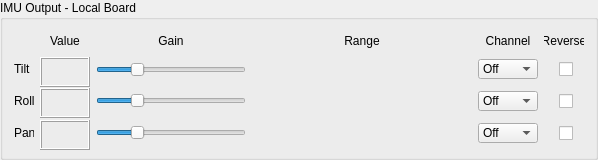
     <widget class="QGroupBox" name="groupBox">
      <property name="sizePolicy">
       <sizepolicy hsizetype="Preferred" vsizetype="Maximum">
        <horstretch>0</horstretch>
        <verstretch>0</verstretch>
       </sizepolicy>
      </property>
      <property name="minimumSize">
       <size>
        <width>0</width>
        <height>160</height>
       </size>
      </property>
      <property name="maximumSize">
       <size>
        <width>16777215</width>
        <height>160</height>
       </size>
      </property>
      <property name="title">
       <string>IMU Output - Local Board</string>
      </property>
      <layout class="QGridLayout" name="gridLayout_5">
       <item row="2" column="1">
        <widget class="QLabel" name="lblTiltValue">
         <property name="minimumSize">
          <size>
           <width>50</width>
           <height>30</height>
          </size>
         </property>
         <property name="maximumSize">
          <size>
           <width>50</width>
           <height>30</height>
          </size>
         </property>
         <property name="font">
          <font>
           <bold>true</bold>
          </font>
         </property>
         <property name="toolTip">
          <string>&lt;html&gt;&lt;head/&gt;&lt;body&gt;&lt;p&gt;&lt;span style=&quot; font-weight:400;&quot;&gt;Actual values from the board&lt;/span&gt;&lt;/p&gt;&lt;/body&gt;&lt;/html&gt;</string>
         </property>
         <property name="autoFillBackground">
          <bool>false</bool>
         </property>
         <property name="frameShape">
          <enum>QFrame::Shape::Box</enum>
         </property>
         <property name="frameShadow">
          <enum>QFrame::Shadow::Raised</enum>
         </property>
         <property name="text">
          <string/>
         </property>
         <property name="alignment">
          <set>Qt::AlignmentFlag::AlignCenter</set>
         </property>
        </widget>
       </item>
       <item row="3" column="3" colspan="2">
        <widget class="ServoMinMax" name="servoRoll" native="true">
         <property name="sizePolicy">
          <sizepolicy hsizetype="MinimumExpanding" vsizetype="Preferred">
           <horstretch>2</horstretch>
           <verstretch>0</verstretch>
          </sizepolicy>
         </property>
         <property name="minimumSize">
          <size>
           <width>150</width>
           <height>30</height>
          </size>
         </property>
         <property name="maximumSize">
          <size>
           <width>16777215</width>
           <height>30</height>
          </size>
         </property>
         <property name="toolTip">
          <string>&lt;html&gt;&lt;head/&gt;&lt;body&gt;&lt;p&gt;Adjusts your servos center and min/max range here&lt;/p&gt;&lt;/body&gt;&lt;/html&gt;</string>
         </property>
        </widget>
       </item>
       <item row="2" column="5">
        <widget class="QComboBox" name="cmbtiltchn">
         <property name="minimumSize">
          <size>
           <width>60</width>
           <height>20</height>
          </size>
         </property>
         <property name="maximumSize">
          <size>
           <width>60</width>
           <height>20</height>
          </size>
         </property>
         <property name="toolTip">
          <string>&lt;html&gt;&lt;head/&gt;&lt;body&gt;&lt;p&gt;Sets the output channel you want tilt on&lt;/p&gt;&lt;/body&gt;&lt;/html&gt;</string>
         </property>
         <item>
          <property name="text">
           <string>Off</string>
          </property>
         </item>
         <item>
          <property name="text">
           <string>1</string>
          </property>
         </item>
         <item>
          <property name="text">
           <string>2</string>
          </property>
         </item>
         <item>
          <property name="text">
           <string>3</string>
          </property>
         </item>
         <item>
          <property name="text">
           <string>4</string>
          </property>
         </item>
         <item>
          <property name="text">
           <string>5</string>
          </property>
         </item>
         <item>
          <property name="text">
           <string>6</string>
          </property>
         </item>
         <item>
          <property name="text">
           <string>7</string>
          </property>
         </item>
         <item>
          <property name="text">
           <string>8</string>
          </property>
         </item>
         <item>
          <property name="text">
           <string>9</string>
          </property>
         </item>
         <item>
          <property name="text">
           <string>10</string>
          </property>
         </item>
         <item>
          <property name="text">
           <string>11</string>
          </property>
         </item>
         <item>
          <property name="text">
           <string>12</string>
          </property>
         </item>
         <item>
          <property name="text">
           <string>13</string>
          </property>
         </item>
         <item>
          <property name="text">
           <string>14</string>
          </property>
         </item>
         <item>
          <property name="text">
           <string>15</string>
          </property>
         </item>
         <item>
          <property name="text">
           <string>16</string>
          </property>
         </item>
        </widget>
       </item>
       <item row="0" column="5">
        <widget class="QLabel" name="label_11">
         <property name="minimumSize">
          <size>
           <width>60</width>
           <height>20</height>
          </size>
         </property>
         <property name="maximumSize">
          <size>
           <width>60</width>
           <height>20</height>
          </size>
         </property>
         <property name="layoutDirection">
          <enum>Qt::LayoutDirection::LeftToRight</enum>
         </property>
         <property name="text">
          <string>Channel</string>
         </property>
         <property name="alignment">
          <set>Qt::AlignmentFlag::AlignCenter</set>
         </property>
        </widget>
       </item>
       <item row="3" column="5">
        <widget class="QComboBox" name="cmbrllchn">
         <property name="minimumSize">
          <size>
           <width>60</width>
           <height>20</height>
          </size>
         </property>
         <property name="maximumSize">
          <size>
           <width>60</width>
           <height>20</height>
          </size>
         </property>
         <property name="toolTip">
          <string>&lt;html&gt;&lt;head/&gt;&lt;body&gt;&lt;p&gt;Sets the output channel you want roll on&lt;/p&gt;&lt;/body&gt;&lt;/html&gt;</string>
         </property>
         <item>
          <property name="text">
           <string>Off</string>
          </property>
         </item>
         <item>
          <property name="text">
           <string>1</string>
          </property>
         </item>
         <item>
          <property name="text">
           <string>2</string>
          </property>
         </item>
         <item>
          <property name="text">
           <string>3</string>
          </property>
         </item>
         <item>
          <property name="text">
           <string>4</string>
          </property>
         </item>
         <item>
          <property name="text">
           <string>5</string>
          </property>
         </item>
         <item>
          <property name="text">
           <string>6</string>
          </property>
         </item>
         <item>
          <property name="text">
           <string>7</string>
          </property>
         </item>
         <item>
          <property name="text">
           <string>8</string>
          </property>
         </item>
         <item>
          <property name="text">
           <string>9</string>
          </property>
         </item>
         <item>
          <property name="text">
           <string>10</string>
          </property>
         </item>
         <item>
          <property name="text">
           <string>11</string>
          </property>
         </item>
         <item>
          <property name="text">
           <string>12</string>
          </property>
         </item>
         <item>
          <property name="text">
           <string>13</string>
          </property>
         </item>
         <item>
          <property name="text">
           <string>14</string>
          </property>
         </item>
         <item>
          <property name="text">
           <string>15</string>
          </property>
         </item>
         <item>
          <property name="text">
           <string>16</string>
          </property>
         </item>
        </widget>
       </item>
       <item row="4" column="3" colspan="2">
        <widget class="ServoMinMax" name="servoPan" native="true">
         <property name="sizePolicy">
          <sizepolicy hsizetype="MinimumExpanding" vsizetype="Preferred">
           <horstretch>2</horstretch>
           <verstretch>0</verstretch>
          </sizepolicy>
         </property>
         <property name="minimumSize">
          <size>
           <width>150</width>
           <height>30</height>
          </size>
         </property>
         <property name="maximumSize">
          <size>
           <width>16777215</width>
           <height>30</height>
          </size>
         </property>
         <property name="toolTip">
          <string>&lt;html&gt;&lt;head/&gt;&lt;body&gt;&lt;p&gt;Adjusts your servos center and min/max range here&lt;/p&gt;&lt;/body&gt;&lt;/html&gt;</string>
         </property>
        </widget>
       </item>
       <item row="0" column="3" colspan="2">
        <widget class="QLabel" name="lblRange">
         <property name="sizePolicy">
          <sizepolicy hsizetype="MinimumExpanding" vsizetype="Preferred">
           <horstretch>2</horstretch>
           <verstretch>0</verstretch>
          </sizepolicy>
         </property>
         <property name="minimumSize">
          <size>
           <width>220</width>
           <height>20</height>
          </size>
         </property>
         <property name="maximumSize">
          <size>
           <width>16777215</width>
           <height>20</height>
          </size>
         </property>
         <property name="text">
          <string>Range</string>
         </property>
         <property name="alignment">
          <set>Qt::AlignmentFlag::AlignCenter</set>
         </property>
        </widget>
       </item>
       <item row="2" column="0">
        <widget class="QLabel" name="label_17">
         <property name="sizePolicy">
          <sizepolicy hsizetype="Maximum" vsizetype="Preferred">
           <horstretch>0</horstretch>
           <verstretch>0</verstretch>
          </sizepolicy>
         </property>
         <property name="minimumSize">
          <size>
           <width>20</width>
           <height>20</height>
          </size>
         </property>
         <property name="maximumSize">
          <size>
           <width>20</width>
           <height>20</height>
          </size>
         </property>
         <property name="text">
          <string>Tilt</string>
         </property>
        </widget>
       </item>
       <item row="3" column="0">
        <widget class="QLabel" name="label_18">
         <property name="sizePolicy">
          <sizepolicy hsizetype="Maximum" vsizetype="Preferred">
           <horstretch>0</horstretch>
           <verstretch>0</verstretch>
          </sizepolicy>
         </property>
         <property name="minimumSize">
          <size>
           <width>20</width>
           <height>20</height>
          </size>
         </property>
         <property name="maximumSize">
          <size>
           <width>20</width>
           <height>20</height>
          </size>
         </property>
         <property name="text">
          <string>Roll</string>
         </property>
        </widget>
       </item>
       <item row="3" column="1">
        <widget class="QLabel" name="lblRollValue">
         <property name="minimumSize">
          <size>
           <width>50</width>
           <height>30</height>
          </size>
         </property>
         <property name="maximumSize">
          <size>
           <width>50</width>
           <height>30</height>
          </size>
         </property>
         <property name="font">
          <font>
           <bold>true</bold>
          </font>
         </property>
         <property name="toolTip">
          <string>&lt;html&gt;&lt;head/&gt;&lt;body&gt;&lt;p&gt;&lt;span style=&quot; font-weight:400;&quot;&gt;Actual values from the board&lt;/span&gt;&lt;/p&gt;&lt;/body&gt;&lt;/html&gt;</string>
         </property>
         <property name="autoFillBackground">
          <bool>false</bool>
         </property>
         <property name="frameShape">
          <enum>QFrame::Shape::Box</enum>
         </property>
         <property name="frameShadow">
          <enum>QFrame::Shadow::Raised</enum>
         </property>
         <property name="text">
          <string/>
         </property>
         <property name="alignment">
          <set>Qt::AlignmentFlag::AlignCenter</set>
         </property>
        </widget>
       </item>
       <item row="4" column="0">
        <widget class="QLabel" name="label_19">
         <property name="sizePolicy">
          <sizepolicy hsizetype="Maximum" vsizetype="Preferred">
           <horstretch>0</horstretch>
           <verstretch>0</verstretch>
          </sizepolicy>
         </property>
         <property name="minimumSize">
          <size>
           <width>20</width>
           <height>20</height>
          </size>
         </property>
         <property name="maximumSize">
          <size>
           <width>20</width>
           <height>20</height>
          </size>
         </property>
         <property name="text">
          <string>Pan</string>
         </property>
        </widget>
       </item>
       <item row="0" column="6">
        <widget class="QLabel" name="label_12">
         <property name="sizePolicy">
          <sizepolicy hsizetype="Minimum" vsizetype="Preferred">
           <horstretch>0</horstretch>
           <verstretch>0</verstretch>
          </sizepolicy>
         </property>
         <property name="minimumSize">
          <size>
           <width>40</width>
           <height>20</height>
          </size>
         </property>
         <property name="maximumSize">
          <size>
           <width>40</width>
           <height>20</height>
          </size>
         </property>
         <property name="styleSheet">
          <string notr="true"/>
         </property>
         <property name="text">
          <string>Reverse</string>
         </property>
         <property name="alignment">
          <set>Qt::AlignmentFlag::AlignCenter</set>
         </property>
        </widget>
       </item>
       <item row="3" column="2">
        <widget class="GainSlider" name="rll_gain">
         <property name="sizePolicy">
          <sizepolicy hsizetype="MinimumExpanding" vsizetype="Fixed">
           <horstretch>2</horstretch>
           <verstretch>0</verstretch>
          </sizepolicy>
         </property>
         <property name="minimumSize">
          <size>
           <width>150</width>
           <height>0</height>
          </size>
         </property>
         <property name="toolTip">
          <string>&lt;html&gt;&lt;head/&gt;&lt;body&gt;&lt;p&gt;Adjusts the sensitivity of the servo output&lt;/p&gt;&lt;/body&gt;&lt;/html&gt;</string>
         </property>
         <property name="minimum">
          <number>0</number>
         </property>
         <property name="maximum">
          <number>1000</number>
         </property>
         <property name="value">
          <number>250</number>
         </property>
         <property name="tracking">
          <bool>true</bool>
         </property>
         <property name="orientation">
          <enum>Qt::Orientation::Horizontal</enum>
         </property>
         <property name="invertedAppearance">
          <bool>false</bool>
         </property>
         <property name="tickPosition">
          <enum>QSlider::TickPosition::NoTicks</enum>
         </property>
         <property name="tickInterval">
          <number>0</number>
         </property>
        </widget>
       </item>
       <item row="4" column="5">
        <widget class="QComboBox" name="cmbpanchn">
         <property name="minimumSize">
          <size>
           <width>60</width>
           <height>20</height>
          </size>
         </property>
         <property name="maximumSize">
          <size>
           <width>60</width>
           <height>20</height>
          </size>
         </property>
         <property name="toolTip">
          <string>&lt;html&gt;&lt;head/&gt;&lt;body&gt;&lt;p&gt;Sets the output channel you want pan on&lt;/p&gt;&lt;/body&gt;&lt;/html&gt;</string>
         </property>
         <item>
          <property name="text">
           <string>Off</string>
          </property>
         </item>
         <item>
          <property name="text">
           <string>1</string>
          </property>
         </item>
         <item>
          <property name="text">
           <string>2</string>
          </property>
         </item>
         <item>
          <property name="text">
           <string>3</string>
          </property>
         </item>
         <item>
          <property name="text">
           <string>4</string>
          </property>
         </item>
         <item>
          <property name="text">
           <string>5</string>
          </property>
         </item>
         <item>
          <property name="text">
           <string>6</string>
          </property>
         </item>
         <item>
          <property name="text">
           <string>7</string>
          </property>
         </item>
         <item>
          <property name="text">
           <string>8</string>
          </property>
         </item>
         <item>
          <property name="text">
           <string>9</string>
          </property>
         </item>
         <item>
          <property name="text">
           <string>10</string>
          </property>
         </item>
         <item>
          <property name="text">
           <string>11</string>
          </property>
         </item>
         <item>
          <property name="text">
           <string>12</string>
          </property>
         </item>
         <item>
          <property name="text">
           <string>13</string>
          </property>
         </item>
         <item>
          <property name="text">
           <string>14</string>
          </property>
         </item>
         <item>
          <property name="text">
           <string>15</string>
          </property>
         </item>
         <item>
          <property name="text">
           <string>16</string>
          </property>
         </item>
        </widget>
       </item>
       <item row="3" column="6">
        <widget class="QCheckBox" name="chkrllrev">
         <property name="sizePolicy">
          <sizepolicy hsizetype="Maximum" vsizetype="Fixed">
           <horstretch>0</horstretch>
           <verstretch>0</verstretch>
          </sizepolicy>
         </property>
         <property name="minimumSize">
          <size>
           <width>40</width>
           <height>20</height>
          </size>
         </property>
         <property name="maximumSize">
          <size>
           <width>40</width>
           <height>20</height>
          </size>
         </property>
         <property name="toolTip">
          <string>&lt;html&gt;&lt;head/&gt;&lt;body&gt;&lt;p&gt;These will reverse your servo output&lt;/p&gt;&lt;/body&gt;&lt;/html&gt;</string>
         </property>
         <property name="layoutDirection">
          <enum>Qt::LayoutDirection::LeftToRight</enum>
         </property>
         <property name="autoFillBackground">
          <bool>false</bool>
         </property>
         <property name="styleSheet">
          <string notr="true">margin-left:15%;</string>
         </property>
         <property name="text">
          <string/>
         </property>
        </widget>
       </item>
       <item row="2" column="3" colspan="2">
        <widget class="ServoMinMax" name="servoTilt" native="true">
         <property name="sizePolicy">
          <sizepolicy hsizetype="MinimumExpanding" vsizetype="Preferred">
           <horstretch>2</horstretch>
           <verstretch>0</verstretch>
          </sizepolicy>
         </property>
         <property name="minimumSize">
          <size>
           <width>150</width>
           <height>30</height>
          </size>
         </property>
         <property name="maximumSize">
          <size>
           <width>16777215</width>
           <height>30</height>
          </size>
         </property>
         <property name="toolTip">
          <string>&lt;html&gt;&lt;head/&gt;&lt;body&gt;&lt;p&gt;Adjusts your servos center and min/max range here&lt;/p&gt;&lt;/body&gt;&lt;/html&gt;</string>
         </property>
        </widget>
       </item>
       <item row="4" column="2">
        <widget class="GainSlider" name="pan_gain">
         <property name="sizePolicy">
          <sizepolicy hsizetype="MinimumExpanding" vsizetype="Fixed">
           <horstretch>2</horstretch>
           <verstretch>0</verstretch>
          </sizepolicy>
         </property>
         <property name="minimumSize">
          <size>
           <width>150</width>
           <height>0</height>
          </size>
         </property>
         <property name="toolTip">
          <string>&lt;html&gt;&lt;head/&gt;&lt;body&gt;&lt;p&gt;Adjusts the sensitivity of the servo output&lt;/p&gt;&lt;/body&gt;&lt;/html&gt;</string>
         </property>
         <property name="minimum">
          <number>0</number>
         </property>
         <property name="maximum">
          <number>1000</number>
         </property>
         <property name="value">
          <number>250</number>
         </property>
         <property name="tracking">
          <bool>true</bool>
         </property>
         <property name="orientation">
          <enum>Qt::Orientation::Horizontal</enum>
         </property>
         <property name="invertedAppearance">
          <bool>false</bool>
         </property>
         <property name="tickPosition">
          <enum>QSlider::TickPosition::NoTicks</enum>
         </property>
         <property name="tickInterval">
          <number>0</number>
         </property>
        </widget>
       </item>
       <item row="4" column="1">
        <widget class="QLabel" name="lblPanValue">
         <property name="minimumSize">
          <size>
           <width>50</width>
           <height>30</height>
          </size>
         </property>
         <property name="maximumSize">
          <size>
           <width>50</width>
           <height>30</height>
          </size>
         </property>
         <property name="font">
          <font>
           <bold>true</bold>
          </font>
         </property>
         <property name="toolTip">
          <string>&lt;html&gt;&lt;head/&gt;&lt;body&gt;&lt;p&gt;&lt;span style=&quot; font-weight:400;&quot;&gt;Actual values from the board&lt;/span&gt;&lt;/p&gt;&lt;/body&gt;&lt;/html&gt;</string>
         </property>
         <property name="autoFillBackground">
          <bool>false</bool>
         </property>
         <property name="frameShape">
          <enum>QFrame::Shape::Box</enum>
         </property>
         <property name="frameShadow">
          <enum>QFrame::Shadow::Raised</enum>
         </property>
         <property name="text">
          <string/>
         </property>
         <property name="alignment">
          <set>Qt::AlignmentFlag::AlignCenter</set>
         </property>
        </widget>
       </item>
       <item row="0" column="1">
        <widget class="QLabel" name="lblTilt_2">
         <property name="enabled">
          <bool>true</bool>
         </property>
         <property name="minimumSize">
          <size>
           <width>50</width>
           <height>20</height>
          </size>
         </property>
         <property name="maximumSize">
          <size>
           <width>50</width>
           <height>20</height>
          </size>
         </property>
         <property name="text">
          <string>Value</string>
         </property>
         <property name="alignment">
          <set>Qt::AlignmentFlag::AlignCenter</set>
         </property>
        </widget>
       </item>
       <item row="4" column="6">
        <widget class="QCheckBox" name="chkpanrev">
         <property name="sizePolicy">
          <sizepolicy hsizetype="Maximum" vsizetype="Fixed">
           <horstretch>0</horstretch>
           <verstretch>0</verstretch>
          </sizepolicy>
         </property>
         <property name="minimumSize">
          <size>
           <width>40</width>
           <height>20</height>
          </size>
         </property>
         <property name="maximumSize">
          <size>
           <width>40</width>
           <height>20</height>
          </size>
         </property>
         <property name="toolTip">
          <string>&lt;html&gt;&lt;head/&gt;&lt;body&gt;&lt;p&gt;These will reverse your servo output&lt;/p&gt;&lt;/body&gt;&lt;/html&gt;</string>
         </property>
         <property name="layoutDirection">
          <enum>Qt::LayoutDirection::LeftToRight</enum>
         </property>
         <property name="autoFillBackground">
          <bool>false</bool>
         </property>
         <property name="styleSheet">
          <string notr="true">margin-left:15%;</string>
         </property>
         <property name="text">
          <string/>
         </property>
        </widget>
       </item>
       <item row="2" column="2">
        <widget class="GainSlider" name="til_gain">
         <property name="sizePolicy">
          <sizepolicy hsizetype="MinimumExpanding" vsizetype="Fixed">
           <horstretch>2</horstretch>
           <verstretch>0</verstretch>
          </sizepolicy>
         </property>
         <property name="minimumSize">
          <size>
           <width>150</width>
           <height>0</height>
          </size>
         </property>
         <property name="toolTip">
          <string>&lt;html&gt;&lt;head/&gt;&lt;body&gt;&lt;p&gt;Adjusts the sensitivity of the servo output&lt;/p&gt;&lt;/body&gt;&lt;/html&gt;</string>
         </property>
         <property name="minimum">
          <number>0</number>
         </property>
         <property name="maximum">
          <number>1000</number>
         </property>
         <property name="value">
          <number>250</number>
         </property>
         <property name="tracking">
          <bool>true</bool>
         </property>
         <property name="orientation">
          <enum>Qt::Orientation::Horizontal</enum>
         </property>
         <property name="invertedAppearance">
          <bool>false</bool>
         </property>
         <property name="tickPosition">
          <enum>QSlider::TickPosition::NoTicks</enum>
         </property>
         <property name="tickInterval">
          <number>0</number>
         </property>
        </widget>
       </item>
       <item row="2" column="6">
        <widget class="QCheckBox" name="chktltrev">
         <property name="sizePolicy">
          <sizepolicy hsizetype="Maximum" vsizetype="Fixed">
           <horstretch>0</horstretch>
           <verstretch>0</verstretch>
          </sizepolicy>
         </property>
         <property name="minimumSize">
          <size>
           <width>40</width>
           <height>20</height>
          </size>
         </property>
         <property name="maximumSize">
          <size>
           <width>40</width>
           <height>20</height>
          </size>
         </property>
         <property name="toolTip">
          <string>&lt;html&gt;&lt;head/&gt;&lt;body&gt;&lt;p&gt;These will reverse your servo output&lt;/p&gt;&lt;/body&gt;&lt;/html&gt;</string>
         </property>
         <property name="layoutDirection">
          <enum>Qt::LayoutDirection::LeftToRight</enum>
         </property>
         <property name="autoFillBackground">
          <bool>false</bool>
         </property>
         <property name="styleSheet">
          <string notr="true">margin-left:15%;</string>
         </property>
         <property name="text">
          <string/>
         </property>
        </widget>
       </item>
       <item row="0" column="2">
        <widget class="QLabel" name="label_20">
         <property name="sizePolicy">
          <sizepolicy hsizetype="MinimumExpanding" vsizetype="Preferred">
           <horstretch>2</horstretch>
           <verstretch>0</verstretch>
          </sizepolicy>
         </property>
         <property name="minimumSize">
          <size>
           <width>150</width>
           <height>20</height>
          </size>
         </property>
         <property name="maximumSize">
          <size>
           <width>16777215</width>
           <height>20</height>
          </size>
         </property>
         <property name="text">
          <string>Gain</string>
         </property>
         <property name="alignment">
          <set>Qt::AlignmentFlag::AlignCenter</set>
         </property>
        </widget>
       </item>
      </layout>
     </widget>
